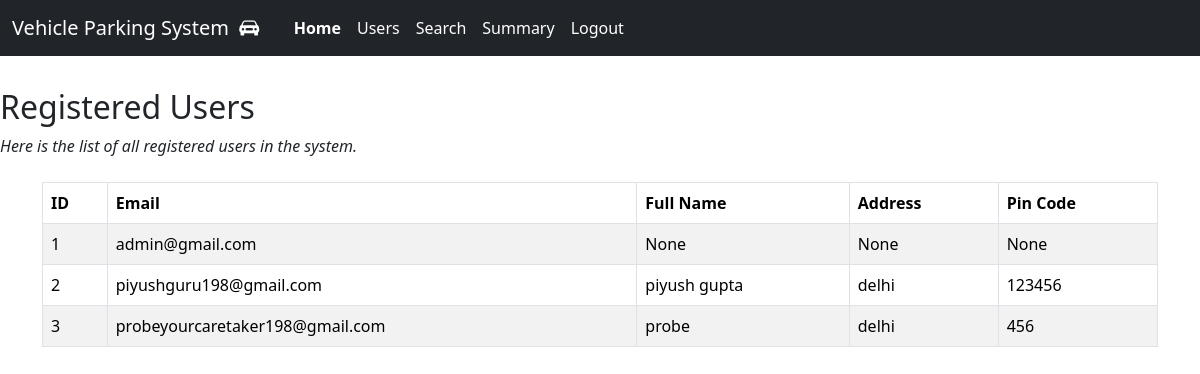
The page /admin_user (signed in) on the database its author committed.
### controllers/models.py (models this page shows)
class User(db.Model):
    id = db.Column(db.Integer, primary_key=True, autoincrement=True)
    email = db.Column(db.String(120), unique=True, nullable=False)
    password = db.Column(db.String(200), nullable=False)
    address = db.Column(db.String(200), nullable=True)
    pin_code = db.Column(db.String(20), nullable=True)
    full_name = db.Column(db.String(100), nullable=True)
    phone_number = db.Column(db.String(15), nullable=True)
    roles = db.relationship('Role', secondary='user_role')

### controllers/general_routes.py (the view)
@app.route('/admin_user')
def admin_user():
    if 'email' not in session or 'admin' not in session.get('roles'):
        flash('You do not have permission to access this page.', 'error')
        return redirect(url_for('home'))
    users = User.query.all()
    return render_template('admin_user.html', users=users)

### templates/admin_user.html (shortened to what this page needs)
<!DOCTYPE html>
<html lang="en">
<head>
</head>
{% include 'index.html' %}
<body>
    <h2>Registered Users</h2>
    <p><i>Here is the list of all registered users in the system.</i></p>
    <div class="container mt-4 d-flex justify-content-center">
        <table class="table table-striped table-bordered ">
            <thead>
                <tr>
                    <th>ID</th>
                    <th>Email</th>
                    <th>Full Name</th>
                    <th>Address</th>
                    <th>Pin Code</th>
                </tr>
            </thead>
            <tbody>
                {% for user in users %}
                <tr>
                    <td>{{ user.id }}</td>
                    <td>{{ user.email }}</td>
                    <td>{{ user.full_name }}</td>
                    <td>{{ user.address }}</td>
                    <td>{{ user.pin_code }}</td>
                {% endfor %}
                </tr>
            </tbody>
        </table>
    </div>
    </body>
</html>

### rows shown on the page
User: id "1", email "admin@gmail.com", full_name "None", address "None", pin_code "None"
User: id "2", email "piyushguru198@gmail.com", full_name "piyush gupta", address "delhi", pin_code "123456"
User: id "3", email "probeyourcaretaker198@gmail.com", full_name "probe", address "delhi", pin_code "456"
